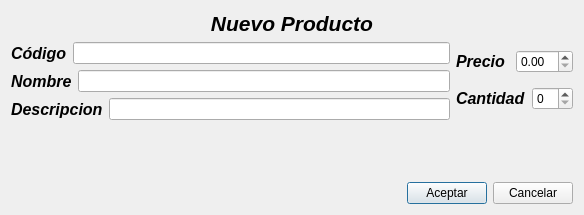
<?xml version="1.0" encoding="UTF-8"?>
<ui version="4.0">
 <class>dialogo_agregar_producto</class>
 <widget class="QDialog" name="dialogo_agregar_producto">
  <property name="geometry">
   <rect>
    <x>0</x>
    <y>0</y>
    <width>584</width>
    <height>215</height>
   </rect>
  </property>
  <property name="windowTitle">
   <string>Agregar Producto</string>
  </property>
  <layout class="QVBoxLayout" name="verticalLayout_4">
   <item>
    <widget class="QLabel" name="label_6">
     <property name="font">
      <font>
       <pointsize>16</pointsize>
       <weight>75</weight>
       <italic>true</italic>
       <bold>true</bold>
      </font>
     </property>
     <property name="text">
      <string>Nuevo Producto</string>
     </property>
     <property name="alignment">
      <set>Qt::AlignCenter</set>
     </property>
    </widget>
   </item>
   <item>
    <layout class="QHBoxLayout" name="horizontalLayout_6">
     <item>
      <layout class="QVBoxLayout" name="verticalLayout">
       <item>
        <layout class="QHBoxLayout" name="horizontalLayout">
         <item>
          <widget class="QLabel" name="label">
           <property name="font">
            <font>
             <pointsize>12</pointsize>
             <weight>75</weight>
             <italic>true</italic>
             <bold>true</bold>
            </font>
           </property>
           <property name="text">
            <string>Código</string>
           </property>
          </widget>
         </item>
         <item>
          <widget class="QLineEdit" name="line_codigo">
           <property name="maxLength">
            <number>60</number>
           </property>
          </widget>
         </item>
        </layout>
       </item>
       <item>
        <layout class="QHBoxLayout" name="horizontalLayout_2">
         <item>
          <widget class="QLabel" name="label_2">
           <property name="font">
            <font>
             <pointsize>12</pointsize>
             <weight>75</weight>
             <italic>true</italic>
             <bold>true</bold>
            </font>
           </property>
           <property name="text">
            <string>Nombre</string>
           </property>
          </widget>
         </item>
         <item>
          <widget class="QLineEdit" name="line_nombre">
           <property name="maxLength">
            <number>100</number>
           </property>
          </widget>
         </item>
        </layout>
       </item>
       <item>
        <layout class="QHBoxLayout" name="horizontalLayout_3">
         <item>
          <widget class="QLabel" name="label_3">
           <property name="font">
            <font>
             <pointsize>12</pointsize>
             <weight>75</weight>
             <italic>true</italic>
             <bold>true</bold>
            </font>
           </property>
           <property name="text">
            <string>Descripcion</string>
           </property>
          </widget>
         </item>
         <item>
          <widget class="QLineEdit" name="line_descripcion">
           <property name="maxLength">
            <number>250</number>
           </property>
          </widget>
         </item>
        </layout>
       </item>
      </layout>
     </item>
     <item>
      <layout class="QVBoxLayout" name="verticalLayout_2">
       <item>
        <layout class="QHBoxLayout" name="horizontalLayout_4">
         <item>
          <widget class="QLabel" name="label_4">
           <property name="font">
            <font>
             <pointsize>12</pointsize>
             <weight>75</weight>
             <italic>true</italic>
             <bold>true</bold>
            </font>
           </property>
           <property name="text">
            <string>Precio</string>
           </property>
          </widget>
         </item>
         <item>
          <widget class="QDoubleSpinBox" name="dsb_precio"/>
         </item>
        </layout>
       </item>
       <item>
        <layout class="QHBoxLayout" name="horizontalLayout_5">
         <item>
          <widget class="QLabel" name="label_5">
           <property name="font">
            <font>
             <pointsize>12</pointsize>
             <weight>75</weight>
             <italic>true</italic>
             <bold>true</bold>
            </font>
           </property>
           <property name="text">
            <string>Cantidad</string>
           </property>
          </widget>
         </item>
         <item>
          <widget class="QSpinBox" name="sb_existencia"/>
         </item>
        </layout>
       </item>
      </layout>
     </item>
    </layout>
   </item>
   <item>
    <layout class="QVBoxLayout" name="verticalLayout_3">
     <item>
      <spacer name="verticalSpacer">
       <property name="orientation">
        <enum>Qt::Vertical</enum>
       </property>
       <property name="sizeHint" stdset="0">
        <size>
         <width>20</width>
         <height>40</height>
        </size>
       </property>
      </spacer>
     </item>
     <item>
      <layout class="QHBoxLayout" name="horizontalLayout_7">
       <item>
        <spacer name="horizontalSpacer">
         <property name="orientation">
          <enum>Qt::Horizontal</enum>
         </property>
         <property name="sizeHint" stdset="0">
          <size>
           <width>40</width>
           <height>20</height>
          </size>
         </property>
        </spacer>
       </item>
       <item>
        <widget class="QPushButton" name="pb_aceptar">
         <property name="text">
          <string>Aceptar</string>
         </property>
        </widget>
       </item>
       <item>
        <widget class="QPushButton" name="pb_cancelar">
         <property name="text">
          <string>Cancelar</string>
         </property>
        </widget>
       </item>
      </layout>
     </item>
    </layout>
   </item>
  </layout>
 </widget>
 <resources/>
 <connections/>
</ui>
